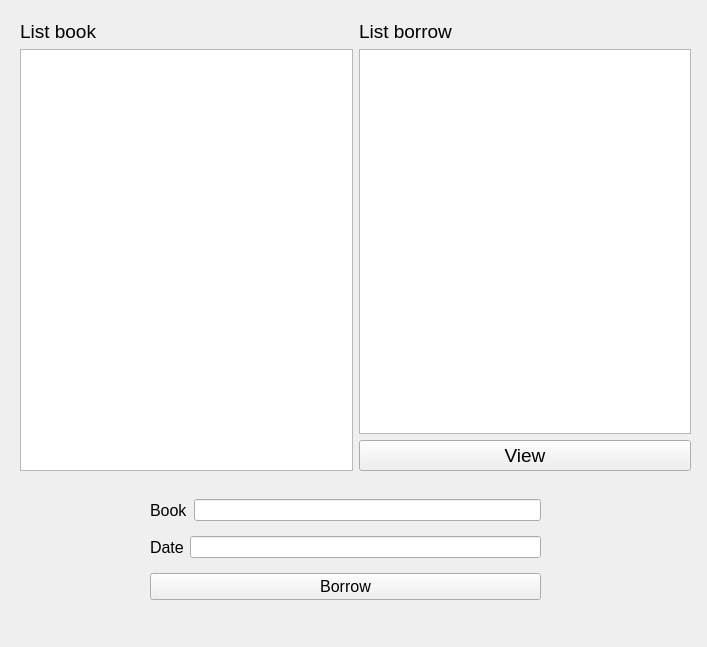
<?xml version="1.0" encoding="UTF-8"?>
<ui version="4.0">
 <class>borrow</class>
 <widget class="QWidget" name="borrow">
  <property name="geometry">
   <rect>
    <x>0</x>
    <y>0</y>
    <width>707</width>
    <height>647</height>
   </rect>
  </property>
  <property name="windowTitle">
   <string>Form</string>
  </property>
  <widget class="QWidget" name="">
   <property name="geometry">
    <rect>
     <x>20</x>
     <y>20</y>
     <width>671</width>
     <height>451</height>
    </rect>
   </property>
   <layout class="QHBoxLayout" name="horizontalLayout">
    <item>
     <layout class="QVBoxLayout" name="verticalLayout">
      <item>
       <widget class="QLabel" name="label">
        <property name="font">
         <font>
          <pointsize>14</pointsize>
         </font>
        </property>
        <property name="text">
         <string>List book</string>
        </property>
       </widget>
      </item>
      <item>
       <widget class="QTableView" name="listbook"/>
      </item>
     </layout>
    </item>
    <item>
     <layout class="QVBoxLayout" name="verticalLayout_3">
      <item>
       <layout class="QVBoxLayout" name="verticalLayout_2">
        <item>
         <widget class="QLabel" name="label_3">
          <property name="font">
           <font>
            <pointsize>14</pointsize>
           </font>
          </property>
          <property name="text">
           <string>List borrow</string>
          </property>
         </widget>
        </item>
        <item>
         <widget class="QTableView" name="listborrow"/>
        </item>
       </layout>
      </item>
      <item>
       <widget class="QPushButton" name="btnupdate">
        <property name="font">
         <font>
          <pointsize>14</pointsize>
         </font>
        </property>
        <property name="text">
         <string>View</string>
        </property>
       </widget>
      </item>
     </layout>
    </item>
   </layout>
  </widget>
  <widget class="QWidget" name="">
   <property name="geometry">
    <rect>
     <x>150</x>
     <y>490</y>
     <width>391</width>
     <height>121</height>
    </rect>
   </property>
   <layout class="QVBoxLayout" name="verticalLayout_4">
    <item>
     <layout class="QHBoxLayout" name="horizontalLayout_2">
      <item>
       <widget class="QLabel" name="label_2">
        <property name="font">
         <font>
          <pointsize>12</pointsize>
         </font>
        </property>
        <property name="text">
         <string>Book</string>
        </property>
       </widget>
      </item>
      <item>
       <widget class="QLineEdit" name="txtbook"/>
      </item>
     </layout>
    </item>
    <item>
     <layout class="QHBoxLayout" name="horizontalLayout_3">
      <item>
       <widget class="QLabel" name="label_4">
        <property name="font">
         <font>
          <pointsize>12</pointsize>
         </font>
        </property>
        <property name="text">
         <string>Date</string>
        </property>
       </widget>
      </item>
      <item>
       <widget class="QLineEdit" name="txtdate"/>
      </item>
     </layout>
    </item>
    <item>
     <widget class="QPushButton" name="btnborrow">
      <property name="font">
       <font>
        <pointsize>12</pointsize>
       </font>
      </property>
      <property name="text">
       <string>Borrow</string>
      </property>
     </widget>
    </item>
   </layout>
  </widget>
 </widget>
 <resources/>
 <connections/>
</ui>
